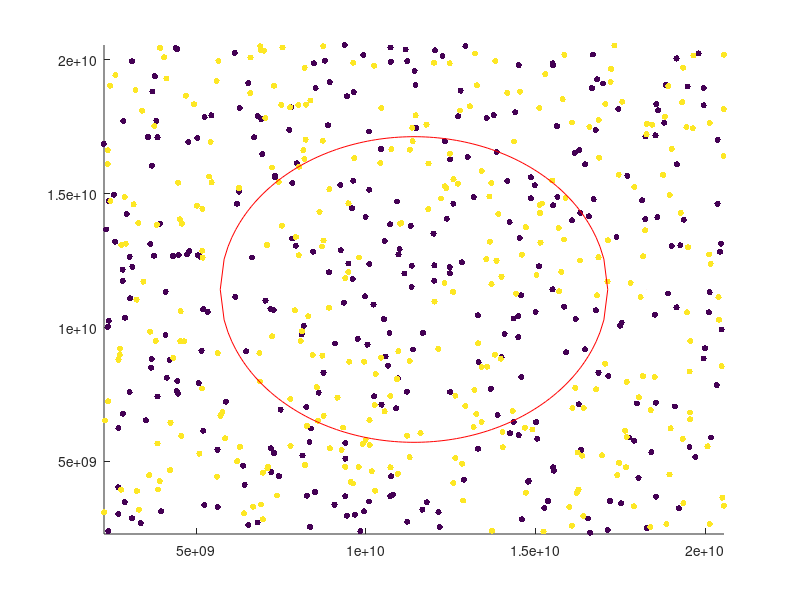

The MATLAB source for this figure: (Note: this script raises an error after producing the figure.)
clearvars 
close all

h = figure;
axis tight manual % this ensures that getframe() returns a consistent size
filename = 'testAnimated2d.gif';




L=1*2.284*10^10;%Length
e0=1;%Epsilon Naught
k=1.68637205*10^-10;%Boltzman
DT=.01*2.284*10^10;%DeltaT
NT=100;%Iterations
NG=10;%Number of Grid Points
nden=5;%Total charge of electrons in simulation


N=1000;%Number of Particles
me=nden/N;%Mass of electron
mp=nden/N;%mass of proton
e=nden/N;%electron charge

Nin=N;

VX1=0.0;%Velocity Petubation Magnitude
VY1=0.0;%Velocity Petubation Magnitude
mode=1;%wavelengths of sin
rho_back=0;%Background charge density
dx=L/NG;%Delta X
acc=.9999999;%Number close to 1 as to make the Poisson Matrix nonsingular

dE=0;%Initialization of Energy Graph Value
Ex1=0;
Ey1=0;
dKE=0;
dUE=0;
dxmom=0;
dymom=0;
rho_sphere1=0;
rho_sphere2=0;
lostenergy=0;

%color
c=[linspace(1,1,N/2) linspace(10,10,N/2)];%Color matrix distinguishing electrons and ions

% initial loading for Particle Positions
%(Commented out some other configurations)
%xp=linspace(0,L-L/N,N)';
%xp=linspace(0,L/2,N)';
xp=L*rand(N,1);
%yp=linspace(0,L-L/N,N)';
%yp=L*rand(N,1)/2;
yp=L*rand(N,1);
%xp=[0;L/2]
%yp=[.05+L/2;.05+L/2]


Temp=1000000;%Initial Temperature
Con=me/k/Temp;%Constant in Maxwellian Distribution
randvtot=(-2*log((1-rand(N,1)))/Con).^.5;%Initialize the speeds into a Maxwellian Distribution
randang=2*pi*rand(N,1);%Choose random direction for velocities
vxp=randvtot.*cos(randang);%put random speed and random direction together
vyp=randvtot.*sin(randang);


% Perturbation (Utilized in 2 Stream)
vxp=vxp+VX1*sin(2*pi*xp/L*mode);
vyp=vyp+VY1*sin(2*pi*yp/L*mode);

%Mass Matrix
massmat=mp*ones(1,N);%Make all into ions
parfor n=1:N
    if n<N/2+1
        massmat(n)=me;%Change the first half into electrons
    end
end
%Charge Matrix
emat=e*ones(1,N);%Make all into ions
for n=1:N
    if n<N/2+1
        emat(n)=-e;%Change the first half into electrons
    end
end

%Build Poisson Matrix
v=acc*ones(NG^2,1);%Vector of values close to one
v1=ones(NG^2,1);%Vector of values equal to one
%Put -4 on the diagonal and 1 on surrounding values
Poisson=-4*diag(v1)+diag(v(1:NG^2-1),1)+diag(v(1:NG^2-1),-1)+diag(v(1:NG^2-NG),-NG)+diag(v(1:NG^2-NG),NG);
Poisson=Poisson+diag(v(1:NG),NG^2-NG)+diag(v(1:NG),-NG^2+NG);

%Put ones where there are some missing
for i=1:NG
    Poisson=Poisson+full(sparse(NG*i,NG*i-NG+1,acc,NG^2,NG^2))+full(sparse(NG*i-NG+1,NG*i,acc,NG^2,NG^2));
end
%Remove ones from places where they shouldn't be
for i=1:(NG-1)
    Poisson=Poisson-full(sparse(NG*i,NG*i+1,acc,NG^2,NG^2))-full(sparse(NG*i+1,NG*i,acc,NG^2,NG^2));
end

%Preallocate memory
Ex=zeros(NG^2,1);
Ey=zeros(NG^2,1);
xmom=zeros(NT,1);
ymom=zeros(NT,1);
totEn=zeros(NT,1);
totUEn=zeros(NT,1);
totKEn=zeros(NT,1);
UdUE=zeros(NT,1);
LdUE=zeros(NT,1);

bins=10;%Bins for charge around the circle
s1cdx=linspace(2*pi/bins,2*pi,bins);%Show Angle
s1cdy=zeros(bins,1);%Initialize at 0 charge
s2cdx=linspace(2*pi/bins,2*pi,bins);%Show Angle
s2cdy=zeros(bins,1);%Initialize at 0 charge

%sphere1
sxc1=L/2;%Sphere 1 x center
syc1=L/2;%Sphere 1 y center
sr1=L/4;%Sphere 1 radius
vsx1=0;%X Velocity of sphere 1
vsy1=0;%Y velocity of sphere 1
ms1=1;%Mass of sphere


sx1=[sxc1-sr1:2*sr1/100:sxc1+sr1];%Data to plot the sphere on x
sy1=(sr1.^2-(sx1-sxc1).^2).^(1/2)+syc1;%Data to plot sphere on y
nsy1=-(sr1.^2-(sx1-sxc1).^2).^(1/2)+syc1;%Data to plot negative sphere on y

%sphere2
sxc2=8*L/10;%Sphere 2 x center
syc2=L/2;%Sphere 2 y center
sr2=L/20000;%Sphere 2 radius
vsx2=0;%X Velocity of sphere 2
vsy2=0;%Y velocity of sphere 
ms2=1;%Mass of sphere

sx2=[sxc2-sr2:2*sr2/100:sxc2+sr2];%Data to plot the sphere on x
sy2=(sr2.^2-(sx2-sxc2).^2).^(1/2)+syc2;%Data to plot sphere on y
nsy2=-(sr2.^2-(sx2-sxc2).^2).^(1/2)+syc2;%Data to plot negative sphere on y

In1=(((xp-sxc1).^2+(yp-syc1).^2)<sr1^2);%Particles in Sphere 1
In2=(((xp-sxc2).^2+(yp-syc2).^2)<sr2^2);%Particles in sphere 2

emat(In1)=0;%Eliminate charge in sphere
emat(In2)=0;%Elimnate charge in sphere

%Capacity Matrix

%Put a particle on every grid point

xpc=linspace(L/NG,L,NG)';
ypc=L/NG*ones(NG,1);
ypctemp=L/NG*ones(NG,1);
xpctemp=linspace(L/NG,L,NG)';
for n=2:NG
    xpc=[xpc;xpctemp];
    ypc=[ypc;ypctemp*n];
end
%Now a particle is on each point


% Put particles on grid points
g1=cat(2,ceil(xp/dx-.5),ceil(yp/dx-.5));%put onto the lower grid points
g=[g1;g1+1];%Put onto lower and higher grid points
fraz1=((1-abs(xp/dx-g1(1:N,1)+.5))'*diag((1-abs(yp/dx-g1(1:N,2)+.5))'))';%lower left weight
fraz2=((abs(xp/dx-g1(1:N,1)+.5))'*diag((1-abs(yp/dx-g1(1:N,2)+.5))'))';%lower right weight
fraz3=((1-abs(xp/dx-g1(1:N,1)+.5))'*diag((abs(yp/dx-g1(1:N,2)+.5))'))';%upper left weight
fraz4=((abs(xp/dx-g1(1:N,1)+.5))'*diag((abs(yp/dx-g1(1:N,2)+.5))'))';%upper right weight
fraz=[fraz1 fraz2;fraz3 fraz4];%Put it all together now yall

% If it's on a nonexistant grip point, shift it to the other sides
out=(g<1);
g(out)=g(out)+NG;
out=(g>NG);
g(out)=g(out)-NG;



Inc1=(((xpc-sxc1).^2+(ypc-syc1).^2)<sr1^2);%Particles on sphere 1
Inc2=(((xpc-sxc2).^2+(ypc-syc2).^2)<sr2^2);%Particles on sphere 2
ematc1temp=zeros(NG^2,1);%Set charges to zero
ematc2temp=zeros(NG^2,1);%Set charges to zero
ematc1temp(Inc1)=1;%Charges in sphere are 1
ematc2temp(Inc2)=1;%Charges in sphere are one
ematc1=ematc1temp;
ematc2=ematc2temp;
% for n=NG+2:NG^2-NG-1
%     if ematc1temp(n+1)==1 & ematc1temp(n-1)==1 & ematc1temp(n+NG)==1 & ematc1temp(n-NG)==1 & ematc1temp(n+NG+1)==1 & ematc1temp(n+NG-1)==1 & ematc1temp(n-NG+1)==1 & ematc1temp(n-NG-1)==1
%         ematc1(n)=0;
%     end
% end

indices=find(ematc1);%Indexes of points in sphere
Bprime=zeros(length(indices));%Initialize Bprime
parfor n=1:length(indices)
    rhotemp=zeros(NG^2);
    rhotemp(indices(n))=1/dx^2;%Put charge 1 on each point in sphere
    Phitemp=Poisson\(-rhotemp*dx^2)/e0;
    Bprime(:,n)=Phitemp(indices);
end
Cap1=inv(Bprime);%Final Capacity Matrix


%Circular Matrix for Gained Charge
NCirc=100;
angle=linspace(2*pi/100,2*pi,NCirc)';
xpc=sxc1+sr1*sin(angle);
ypc=syc1+sr1*cos(angle);


%PUT CHARGE ON




%color
c1=[linspace(1,1,N/2)];%Ions
c2=[linspace(10,10,N/2)];%Electrons
c=[c1 c2];%&PUT it all together

% Main computational cycle
for it=1:NT
% update xp
scatter(xp,yp,20,c,'filled') 

hold on
sx1=[sxc1-sr1:2*sr1/100:sxc1+sr1];
sy1=(sr1.^2-(sx1-sxc1).^2).^(1/2)+syc1;
nsy1=-(sr1.^2-(sx1-sxc1).^2).^(1/2)+syc1;
sx2=[sxc2-sr2:2*sr2/100:sxc2+sr2];
sy2=real((sr2.^2-(sx2-sxc2).^2).^(1/2)+syc2);
nsy2=real(-(sr2.^2-(sx2-sxc2).^2).^(1/2)+syc2);
plot(sx1,sy1,'r')
plot(sx1,nsy1,'r')
plot(sx2,sy2,'r')
plot(sx2,nsy2,'r')
axis([L/NG L-L/NG L/NG L-L/NG])

    drawnow 
      % Capture the plot as an image 
      frame = getframe(h); 
      im = frame2im(frame); 
      [imind,cm] = rgb2ind(im,256); 
      % Write to the GIF File 
      if it == 1 
          imwrite(imind,cm,filename,'gif', 'Loopcount',inf); 
      else 
          imwrite(imind,cm,filename,'gif','WriteMode','append'); 
      end 
hold off
xp=xp+vxp*DT;
yp=yp+vyp*DT;

%Particle Delete if in a bordering grid space or out of bounds
out=xp<L/NG;
xp(out)=[];
yp(out)=[];
vxp(out)=[];
vyp(out)=[];
emat(out)=[];
massmat(out)=[];
c(out)=[];
N=N-sum(out,'all');

out=xp>L-L/NG;
xp(out)=[];
yp(out)=[];
vxp(out)=[];
vyp(out)=[];
emat(out)=[];
massmat(out)=[];
c(out)=[];
N=N-sum(out,'all');

out=yp<L/NG;
xp(out)=[];
yp(out)=[];
vxp(out)=[];
vyp(out)=[];
emat(out)=[];
massmat(out)=[];
c(out)=[];
N=N-sum(out,'all');

out=yp>L-L/NG;
xp(out)=[];
yp(out)=[];
vxp(out)=[];
vyp(out)=[];
emat(out)=[];
massmat(out)=[];
c(out)=[];
N=N-sum(out,'all');

%Add Fresh Plasma
NGnew=4*NG-4;%Border Grid spaces getting replaced
Nnew=floor(NGnew*Nin/NG^2+.5);%Put in a number of particles to keep N about the same
randmat=randi([1 4],Nnew,1);%Which side will they appear?
in1=sum(randmat(:) == 1);%Put on Bottom
xp=[xp;(L-L/NG)*rand(in1,1)];
yp=[yp;(L/NG)*rand(in1,1)];
in1=sum(randmat(:) == 2);%Put on right
xp=[xp;L-(L/NG)*rand(in1,1)];
yp=[yp;(L-L/NG)*rand(in1,1)];
in1=sum(randmat(:) == 3);%Put on top
xp=[xp;L/NG+(L-L/NG)*rand(in1,1)];
yp=[yp;L-(L/NG)*rand(in1,1)];
in1=sum(randmat(:) == 4);%Put on left
xp=[xp;(L/NG)*rand(in1,1)];
yp=[yp;L/NG+(L-L/NG)*rand(in1,1)];

randvtot=(-2*log((1-rand(Nnew,1)))/Con).^.5;%Maxwellian
randang=2*pi*rand(Nnew,1);%Random direction
vxp=[vxp;randvtot.*cos(randang)];
vyp=[vyp;randvtot.*sin(randang)];

randmat=randi([0 1],Nnew,1);%Ion or Electron?

emat=[emat 2*e*randmat'-e];%Set new charges
massmat=[massmat (mp-me)*randmat'+me];%Set new masses
c=[c 9*randmat'+1];%Set correct colors

N=N+Nnew;%Add new particles to N

% Put particles on grid points
g1=cat(2,ceil(xp/dx-.5),ceil(yp/dx-.5));%put onto the lower grid points
g=[g1;g1+1];%Put onto lower and higher grid points
fraz1=((1-abs(xp/dx-g1(1:N,1)+.5))'*diag((1-abs(yp/dx-g1(1:N,2)+.5))'))';%lower left weight
fraz2=((abs(xp/dx-g1(1:N,1)+.5))'*diag((1-abs(yp/dx-g1(1:N,2)+.5))'))';%lower right weight
fraz3=((1-abs(xp/dx-g1(1:N,1)+.5))'*diag((abs(yp/dx-g1(1:N,2)+.5))'))';%upper left weight
fraz4=((abs(xp/dx-g1(1:N,1)+.5))'*diag((abs(yp/dx-g1(1:N,2)+.5))'))';%upper right weight
fraz=[fraz1 fraz2;fraz3 fraz4];%Put it all together now yall

% If it's on a nonexistant grip point, shift it to the other sides
out=(g<1);
g(out)=g(out)+NG;
out=(g>NG);
g(out)=g(out)-NG;

    %Put the weights into a 3d matrix, where each row in the third
    %dimension is a new particle. Adding all allements on each row should
    %equal 1 in 4 adjacent indices
for n=1:N
    if n==1
        weight=sparse([index2(g(1,1),g(1,2),NG) index2(g(1,1),g(N+1,2),NG) index2(g(N+1,1),g(1,2),NG) index2(g(N+1,1),g(N+1,2),NG)],[1 1 1 1],[fraz1(1) fraz2(1) fraz3(1) fraz4(1)] ,NG^2,N);%matrix stating weights of each particle on each grid point
    else
        weight=weight+sparse([index2(g(n,1),g(n,2),NG) index2(g(n,1),g(N+n,2),NG) index2(g(N+n,1),g(n,2),NG) index2(g(N+n,1),g(N+n,2),NG)],[n n n n],[fraz1(n) fraz2(n) fraz3(n) fraz4(n)],NG^2,N);%matrix stating weights of each particle on each grid point
    end
end

%Compute the charge density
rho=sum(emat.*weight(:,1:N),2)/dx^2+rho_sphere1+rho_sphere2;%rho of each grid point



% compute Potential with Poissons equation
Phi=Poisson\(-rho*dx^2)/e0;

%Find the voltage of the sphere
PhiC1=sum(Cap1'*Phi(indices),"all")/sum(Cap1,"all");

%Change in charge
drho=Cap1'*(PhiC1-Phi(indices))/dx^2;
rho(indices)=rho(indices)+drho;%New charge
Phi=Poisson\(-rho*dx^2)/e0;%New Voltage


%Particle Delete
out=(((xp-sxc1).^2+(yp-syc1).^2)<sr1^2);%If in sphere
j=find(out);%Which are out
if isempty(j)==0%Add charge to sphere
    rho_sphere1=rho_sphere1+sum(emat(j).*weight(:,j),2)/dx^2;
    weight(:,j)=[];
end
%Determine where the charge hit and add it to the ghraph
angle1=(sign(-xp(out)+sxc1)+1)*.5*pi+(atan((yp(out)-syc1)./(xp(out)-sxc1)));
binnum=floor(angle1*bins/(2*pi)+bins/4+.5);
binnum(find(~binnum))=binnum(find(~binnum))+10;
s1cdy=s1cdy+sparse(binnum,1,emat(out),bins,1);
lostenergy=lostenergy+.5*massmat(out)*(vxp(out).^2+vyp(out).^2);%Kinetic energy of particles deleted
%Delete variables
xp(out)=[];
yp(out)=[];
vxp(out)=[];
vyp(out)=[];
emat(out)=[];
massmat(out)=[];
c(out)=[];
N=N-sum(out,'all');%Fix N

out=(((xp-sxc2).^2+(yp-syc2).^2)<sr2^2);%If in sphere
j=find(out);%Which are out
if isempty(j)==0%Add charge to sphere
    rho_sphere2=rho_sphere2+sum(emat(j).*weight(:,j),2)/dx^2;
    weight(:,j)=[];
end
%Determine where the charge hit and add it to the ghraph

angle2=(sign(-xp(out)+sxc2)+1)*.5*pi+(atan((yp(out)-syc2)./(xp(out)-sxc2)));
binnum=floor(angle2*bins/(2*pi)+bins/4+.5);
binnum(find(~binnum))=binnum(find(~binnum))+10;
s2cdy=s2cdy+sparse(binnum,1,emat(out),bins,1);
lostenergy=lostenergy+.5*massmat(out)*(vxp(out).^2+vyp(out).^2);
%Delete Variable
xp(out)=[];
yp(out)=[];
vxp(out)=[];
vyp(out)=[];
emat(out)=[];
massmat(out)=[];
c(out)=[];
N=N-sum(out,'all');%Fix N



%Electric Field in x direciton
parfor n=1:NG^2
        in1=n+NG;%Index of right node
        in2=n-NG;%Index of left node
        if in1>NG^2
            in1=in1-NG^2;%Fix if on right boundary
        end
        if in2<1
            in2=in2+NG^2;%Fix if on left boundary
        end
        Ex(n)=(Phi(in1)-Phi(in2))/(2*dx);%Electric field in x
end


%Electric Field in Y Direction
parfor n=1:NG^2
        in1=n+1;%Index of above node
        in2=n-1;%index of lower lode
        if mod(in1,NG)==1
            in1=in1-NG;%Fix if on the top
        end
        if mod(in2,NG)==0
            in2=in2+NG;%fix if on the bottom
        end
        Ey(n)=(Phi(in1)-Phi(in2))/(2*dx);%Electric field in y
end

    %Update Velocity
 vxp=vxp-weight(:,1:N)'*Ex.*emat'*DT./massmat';
 vyp=vyp-weight(:,1:N)'*Ey.*emat'*DT./massmat';
    

%Momentum test (Check to see if momentum is constant
xmom(it)=sum(massmat*vxp);
ymom(it)=sum(massmat*vyp);

%Energy test (Check if Total energy is constant)

totEn(it)=.5*sum(massmat*(vxp.^2+vyp.^2),'all')+.5*dx^2*e0*sum(Ex1.^2+Ey1.^2,'all');


totEnWLost(it)=totEn(it)+lostenergy;

totUEn(it)=.5*dx^2*e0*sum(Ex.^2+Ey.^2,'all');


%Kinetic Energy
totKEn(it)=.5*sum(massmat*(vxp.^2+vyp.^2),'all');

%Display Iteration
it


Temp=(sum(massmat*(vxp.^2+vyp.^2),'all')/N)/2/k;%Calculate the temperature
LD =(e0*totKEn(it)/(4*pi*(nden/L^2)*e^2))^.5;%Calculate the debye length
if .5*LD<dx%Compare to delta x, if too small, display error
    "Error, Mesh not fine enough or not hot enough"
    LD
    dx
end
PP=(pi*me*L^2/(N*e^2))^.5;%Compute plasma period 
if .25*PP<DT%If plasma period is small display error
    "Error, large time step"
    PP 
end

%CFL Condition
C=DT/dx;
if C>1%If time step is larger than dx
    "May be unstable, C>1"
    C
end

end
figure
hold on
plot(totEn)
%plot(dKE+UdUE)
%plot(dKE+LdUE)
plot(totUEn)
plot(totKEn)
plot(totEnWLost)
%plot(UdUE)
%plot(LdUE)
legend("Energy","Potential","Kinetic","Energy Including Heat")
hold off

figure
hold on
plot(xmom)
plot(ymom)
hold off

figure
plot(LeftSphereForceLateral)
legend("Force on Sphere1")
xlabel("time")
ylabel("Force (Positive is Attractive)")

figure
plot(s1cdx,s1cdy)

figure
plot(s2cdx,s2cdy)